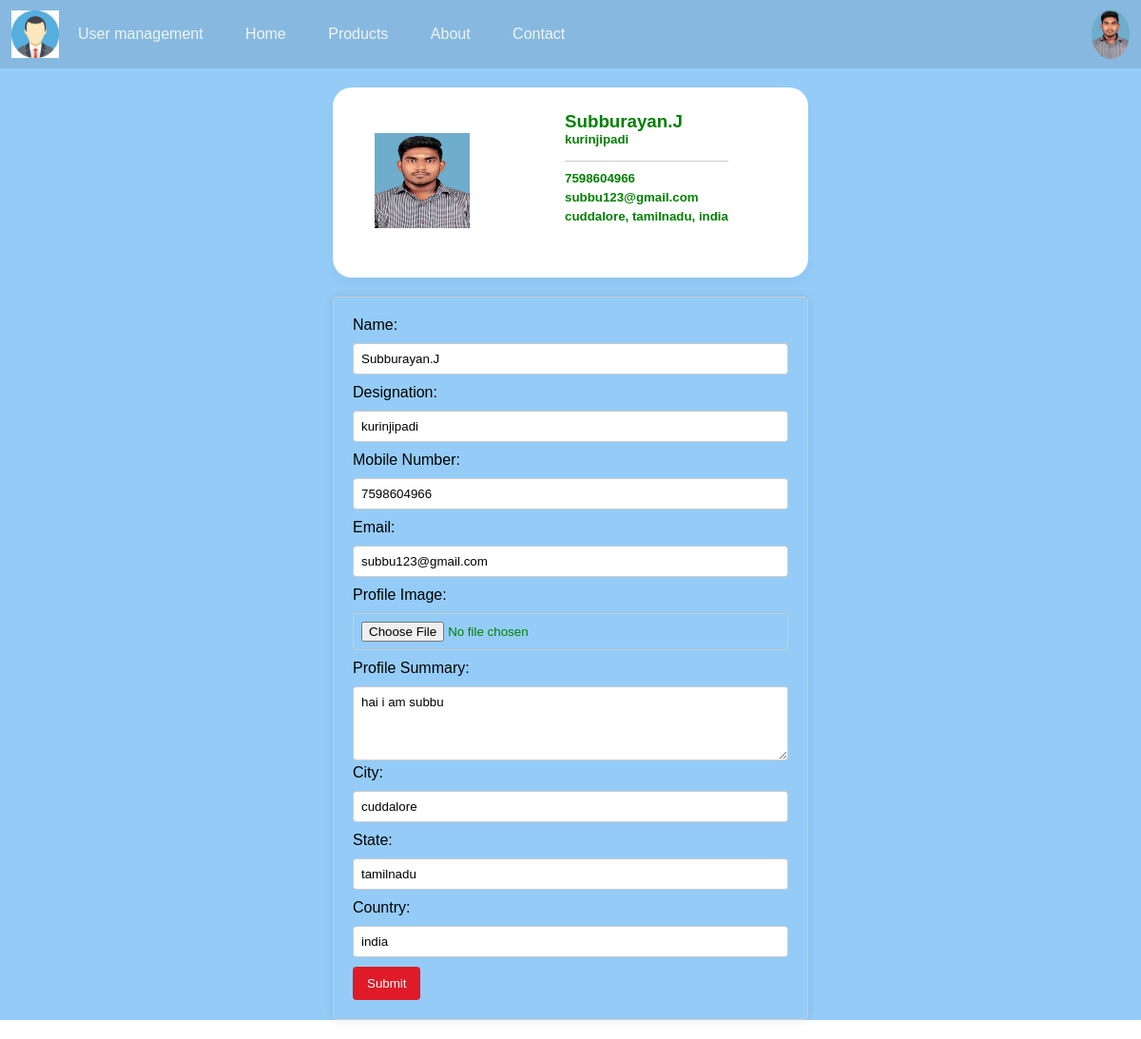
Screenshot of /profile/ (signed in) with the database file from the repository.
### profile_app/models.py (models this page shows)
class Profile(models.Model):
    user = models.OneToOneField(User, on_delete=models.CASCADE)
    full_name = models.CharField(max_length=50, null= True)
    designation = models.CharField(max_length=100, null= True)
    mobile_number = models.CharField(max_length=20, null=True)
    profile_image = models.ImageField(null=True, upload_to='static/images/' )
    profile_summary = models.TextField(max_length=300, null= True)
    city = models.CharField(max_length=100, null= True)
    state = models.CharField(max_length=100, null= True)
    country = models.CharField(max_length=100, null= True)

### profile_app/views.py (the view, shortened to what this page needs)
# urls.py: path('profile/', UserProfile.as_view(), name='user-profile' ),
class UserProfile(View):
    template_name = 'profile.html'
    def get(self, request):
        try:
            user_profile = Profile.objects.get(user=request.user)
        except Profile.DoesNotExist:
            user_profile = None
        form_data = {
            'name': user_profile.full_name if user_profile else '',
            'email': request.user.email if user_profile else '',
            'designation': user_profile.designation if user_profile else '',
            'mobile_no': user_profile.mobile_number if user_profile else '',
            'profile_image': user_profile.profile_image if user_profile else '',
            'profile_summary': user_profile.profile_summary if user_profile else '',
            'city': user_profile.city if user_profile else '',
            'state': user_profile.state if user_profile else '',
            'country': user_profile.country if user_profile else '',
        }
        context = {
        'profile': user_profile,
        'form_data': form_data
        }
        return render(request, self.template_name, context)

### profile_app/templates/profile.html (shortened to what this page needs)
{% extends 'home.html' %} {% load static %} {% block content %}
<link rel="stylesheet" href="{%static 'css/profile.css' %}">
<div class="profile-page">
    <div class="profile-container">
        <div class="profile-container-pic">
            {% if request.user.profile.profile_image %}
            <img src="{{ request.user.profile.profile_image.url}}" alt="Profile Image"> {% else %}
            <img src="{% static 'images/mypic.png' %}" alt="Default Image"> {% endif %}
        </div>
        <div class="profile-details">
            <h3>{{ request.user.profile.full_name }}</h3>
            <h5>{{ request.user.profile.designation }}</h5>
            <hr>
            <div class="text">
                <div class="mobile">
                    <h5>{{ request.user.profile.mobile_number }}</h5>
                </div>
                <div class="email">
                    <h5>{{ request.user.email }}</h5>
                </div>
                <div class="home">
                    <h5>{{ request.user.profile.city }}, {{ request.user.profile.state }}, {{request.user.profile.country }}</h5>
                </div>
            </div>
        </div>
    </div>
</div>
<div class="profile-form">
    <form action="#" method="post" enctype="multipart/form-data">
        <label for="name">Name:</label>
        <input type="text" id="name" name="name" value="{{ form_data.name }}" required>
        <label for="designation">Designation:</label>
        <input type="text" id="designation" name="designation" value="{{ form_data.designation }}" required>
        <label for="mobile_no">Mobile Number:</label>
        <input type="text" id="mobile_no" name="mobile_no" value="{{ form_data.mobile_no }}" required>
        <label for="email">Email:</label>
        <input type="email" id="email" name="email" value="{{ form_data.email }}" required>
        <label for="profile_image">Profile Image:</label>
        <input type="file" id="profile_image" name="profile_image">
        <label for="profile_summary">Profile Summary:</label>
        <textarea id="profile_summary" name="profile_summary" rows="4" required>{{ form_data.profile_summary }}</textarea>
        <label for="city">City:</label>
        <input type="text" id="city" name="city" value="{{ form_data.city }}" required>
        <label for="state">State:</label>
        <input type="text" id="state" name="state" value="{{ form_data.state }}" required>
        <label for="country">Country:</label>
        <input type="text" id="country" name="country" value="{{ form_data.country }}" required>
        <button type="submit">Submit</button>
    </form>
</div>
{% endblock content %}

### profile_app/templates/home.html (shortened to what this page needs)
{% load static %}
<!DOCTYPE html>
<html lang="en">
<head>
    <link rel="stylesheet" href="{%static 'css/home.css' %}">
</head>
<body>
    <div class="header">
        <nav>
            <img src="{%static 'images/profile.png'%}" alt="" class="logo">
            <ul>
                <li><a href="# ">User management</a></li>
                <li><a href="{%url 'home-page'%} ">Home</a></li>
                <li><a href="# ">Products</a></li>
                <li><a href="# ">About</a></li>
                <li><a href="# ">Contact</a></li>
            </ul>
            {% if user.is_authenticated %} {% if request.user.profile.profile_image %}
            <img src="{{ request.user.profile.profile_image.url}} " alt=" " class="profile-user-pic " onclick="toggleMenu() "> {% else %}
            <img src="{% static 'images/mypic.png' %} " alt="Default Image " class="profile-user-pic " onclick="toggleMenu() "> {% endif %}
            {% else %}
            <div class="register-login-menu ">
                <a href="{% url 'login' %} " class="menu-link ">Login</a>
                <span class="menu-separator ">|</span>
                <a href="{% url 'register' %} " class="menu-link ">Register</a>
            </div>
            {% endif %}
        </nav>
        {% block content %} {% endblock %}
    </div>
</body>
</html>

### static/css/home.css (style rules this page uses)
* { margin: 0; padding: 0; box-sizing: border-box; font-family: 'Popins', sans-serif; }
.header { width: 100%; min-height: 100vh; background: #94ccf7; color: green; }
nav { width: 100%; display: flex; align-items: center; justify-content: space-between; padding: 10px 1%; background: #1a1a1a1a; position: relative; }
.logo { width: 50px; }
.profile-user-pic { width: 40px; border-radius: 50%; cursor: pointer; margin-left: 30px; }
nav ul { width: 100%; text-align: left; }
nav ul li { display: inline-block; list-style: none; margin: 10px 20px; }
nav ul li a { color: #eef5f0; text-decoration: none; }

### static/css/profile.css (style rules this page uses)
.profile-page { display: flex; align-items: center; justify-content: center; flex-direction: column; padding-top: 20px; }
.profile-container { background: #ffffff; display: flex; align-items: center; justify-content: center; width: 500px; height: 200px; border-radius: 20px; box-shadow: 0 6px 12px rgba(30, 10, 58, .04); }
.profile-container-pic { margin-left: 60px; }
.profile-container-pic img { width: 100px; height: 100px }
.profile-details { width: 200px; height: 150px; margin-left: 100px; margin-right: 100px; }
.profile-details hr { border: 0; height: 1px; background: #ccc; margin: 15px 0 10px; }
.mobile { display: flex; flex-direction: row; justify-content: space-between; width: max-content; margin-top: 5px; }
.email { display: flex; flex-direction: row; justify-content: space-between; width: max-content; margin-top: 5px; }
.home { display: flex; flex-direction: row; justify-content: space-between; width: max-content; margin-top: 5px; }
.profile-form { width: 500px; margin: 20px auto; padding: 20px; border: 1px solid #ccc; border-radius: 5px; box-shadow: 0 0 10px rgba(0, 0, 0, 0.1); }
.profile-form label { display: block; margin-bottom: 10px; color: black; }
.profile-form input[type="text"], .profile-form input[type="email"], .profile-form input[type="file"] { width: 100%; padding: 8px; margin-bottom: 10px; border: 1px solid #ccc; border-radius: 4px; }
.profile-form textarea { width: 100%; padding: 8px; border: 1px solid #ccc; border-radius: 4px; resize: vertical; }
.profile-form button { padding: 10px 15px; background-color: #df1b28; color: #fff; border: none; border-radius: 4px; cursor: pointer; }

### rows the page displays
Profile: name "Subburayan.J", designation "kurinjipadi", mobile_no "7598604966", profile_summary "hai i am subbu", city "cuddalore", state "tamilnadu", country "india"

### other values shown
{{ request.user.profile.full_name }} "Subburayan.J"
{{ request.user.profile.designation }} "kurinjipadi"
{{ request.user.profile.mobile_number }} "7598604966"
{{ request.user.email }} "subbu123@gmail.com"
{{ request.user.profile.city }} "cuddalore"
{{ request.user.profile.state }} "tamilnadu"
{{ request.user.profile.country }} "india"
